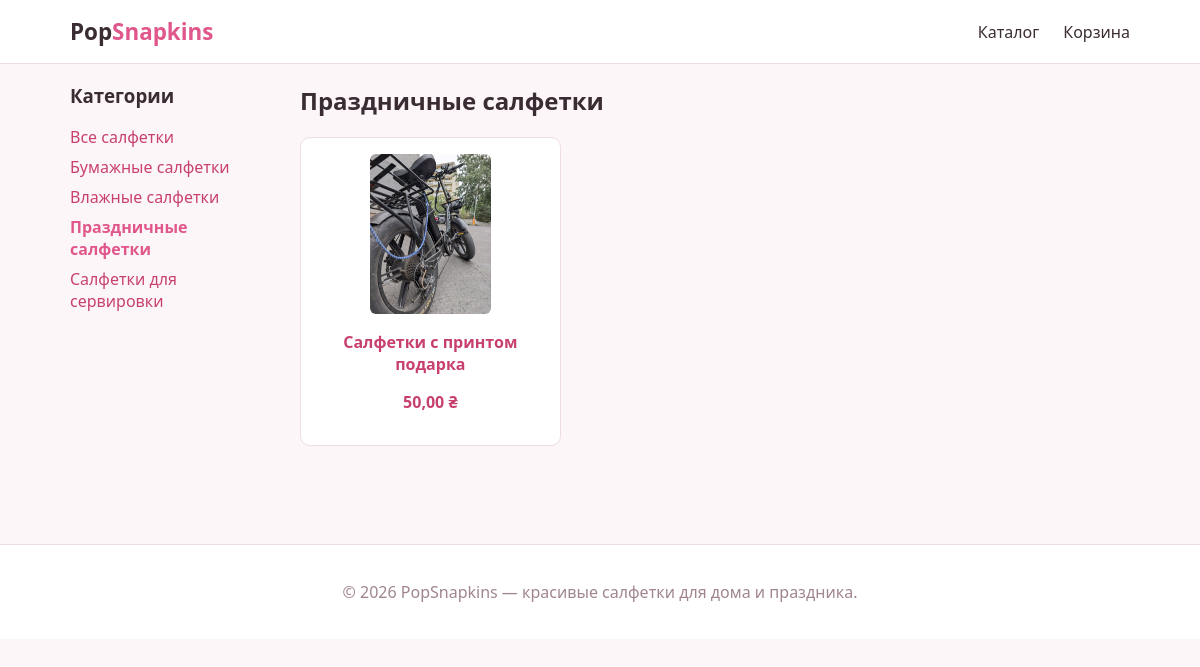
/category/prazdnichnye-salfetki/, run on the app's committed database.
### shop/models.py (models this page shows, shortened)
class Category(models.Model):
    name = models.CharField('Название', max_length=100)
    slug = models.SlugField('URL', max_length=100, unique=True)
    class Meta:
        verbose_name = 'Категория'
        verbose_name_plural = 'Категории'
        ordering = ['name']
    def get_absolute_url(self):
        return reverse('shop:product_list_by_category', args=[self.slug])

class Product(models.Model):
    category = models.ForeignKey(
        Category, related_name='products', on_delete=models.CASCADE,
        verbose_name='Категория',
    )
    name = models.CharField('Название', max_length=200)
    slug = models.SlugField('URL', max_length=200, unique=True)
    description = models.TextField('Описание', blank=True)
    image = models.ImageField('Изображение', upload_to='products/%Y/%m/', blank=True)
    price = models.DecimalField('Цена', max_digits=8, decimal_places=2)
    stock = models.PositiveIntegerField('Остаток на складе', default=0)
    available = models.BooleanField('В продаже', default=True)
    created = models.DateTimeField('Создан', auto_now_add=True)
    updated = models.DateTimeField('Обновлён', auto_now=True)
    class Meta:
        verbose_name = 'Товар'
        verbose_name_plural = 'Товары'
        ordering = ['name']
    def get_absolute_url(self):
        return reverse('shop:product_detail', args=[self.id, self.slug])

### shop/views.py (the view)
# urls.py: path('', views.product_list, name='product_list'),
def product_list(request, category_slug=None):
    category = None
    categories = Category.objects.all()
    products = Product.objects.filter(available=True)
    if category_slug:
        category = get_object_or_404(Category, slug=category_slug)
        products = products.filter(category=category)
    return render(request, 'shop/product/list.html', {
        'category': category,
        'categories': categories,
        'products': products,
    })

### shop/cart.py (called while the page is built)
    def __len__(self):
        return sum(item['quantity'] for item in self.cart.values())

### shop/context_processors.py (called while the page is built)
def cart(request):
    return {'cart': Cart(request)}

### shop/templates/shop/product/list.html (shortened to what this page needs)
{% extends "shop/base.html" %}
{% load static %}
{% block content %}
    <div class="catalog-layout">
        <aside class="sidebar">
            <h3>Категории</h3>
            <ul class="category-list">
                <li{% if not category %} class="active"{% endif %}>
                    <a href="{% url 'shop:product_list' %}">Все салфетки</a>
                </li>
                {% for c in categories %}
                    <li{% if category.slug == c.slug %} class="active"{% endif %}>
                        <a href="{{ c.get_absolute_url }}">{{ c.name }}</a>
                    </li>
                {% endfor %}
            </ul>
        </aside>
        <section class="product-grid">
            <h1>{% if category %}{{ category.name }}{% else %}Все салфетки{% endif %}</h1>
            {% if products %}
                <div class="grid">
                    {% for product in products %}
                        <div class="product-card">
                            <a href="{{ product.get_absolute_url }}" class="product-image">
                                {% if product.image %}
                                    <img src="{{ product.image.url }}" alt="{{ product.name }}">
                                {% else %}
                                    <div class="no-image">Нет фото</div>
                                {% endif %}
                            </a>
                            <h2><a href="{{ product.get_absolute_url }}">{{ product.name }}</a></h2>
                            <p class="price">{{ product.price }} ₴</p>
                        </div>
                    {% endfor %}
                </div>
            {% else %}
                <p>В этой категории пока нет товаров.</p>
            {% endif %}
        </section>
    </div>
{% endblock %}

### shop/static/shop/css/style.css (style rules this page uses)
:root { --color-primary: #e0578c; --color-primary-dark: #c8406f; --color-bg: #fdf6f8; --color-text: #3a2c33; --color-border: #eeddE3; }
* { box-sizing: border-box; }
body { margin: 0; font-family: "Segoe UI", Arial, sans-serif; background: var(--color-bg); color: var(--color-text); }
a { color: var(--color-primary-dark); text-decoration: none; }
.catalog-layout { display: flex; gap: 30px; }
.sidebar { flex: 0 0 200px; }
.category-list { list-style: none; padding: 0; }
.category-list li { margin-bottom: 8px; }
.category-list li.active a { color: var(--color-primary); font-weight: bold; }
.product-grid { flex: 1; }
.grid { display: grid; grid-template-columns: repeat(auto-fill, minmax(220px, 1fr)); gap: 24px; margin-top: 20px; }
.product-card { background: #fff; border: 1px solid var(--color-border); border-radius: 10px; padding: 16px; text-align: center; transition: box-shadow 0.15s ease; }
.product-image img { max-width: 100%; height: 160px; object-fit: cover; border-radius: 6px; }
.product-card h2 { font-size: 1rem; margin: 12px 0 4px; }
.price, .price-large { color: var(--color-primary-dark); font-weight: bold; }

### data on the page
Category: name "Бумажные салфетки"
Category: name "Влажные салфетки"
Category: name "Праздничные салфетки"
Category: name "Салфетки для сервировки"
Product: image (picture), name "Салфетки с принтом подарка", price "50,00"
